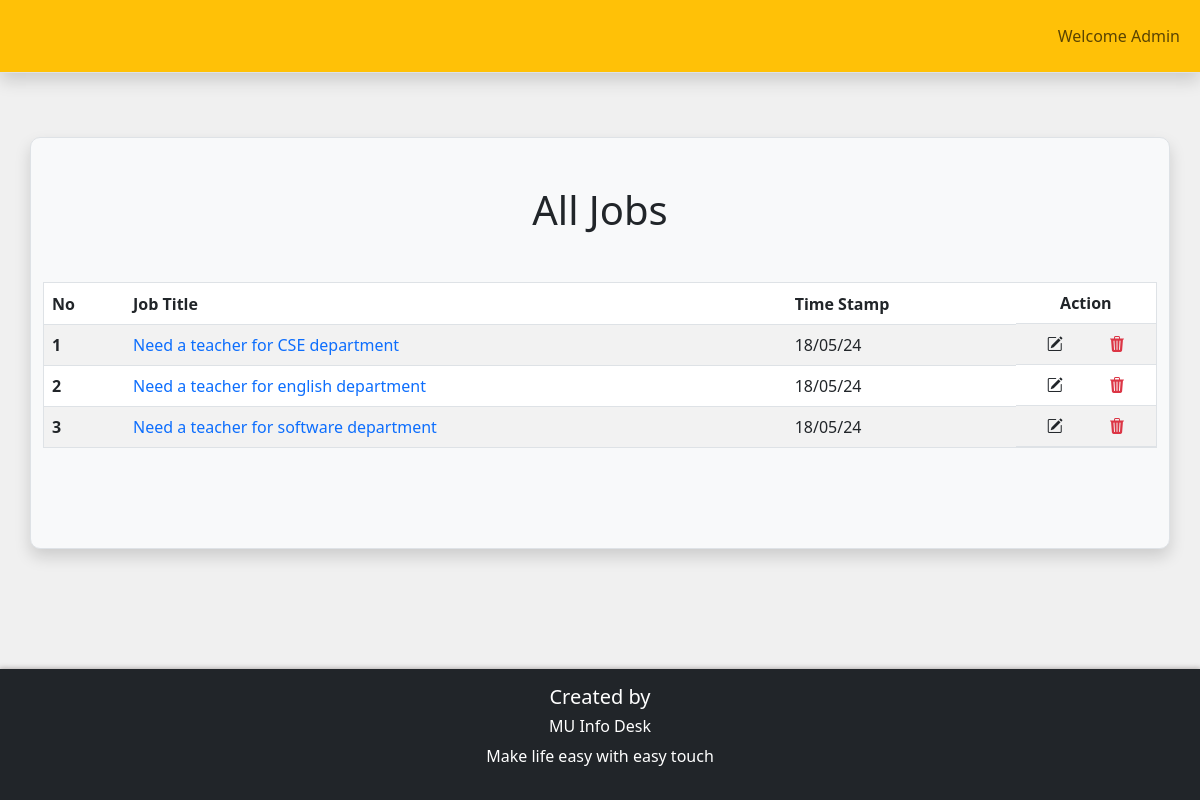
Screenshot of /admin_area/all-job.php (signed in) with the database file from the repository.
### tables this page shows
CREATE TABLE `jobs` (
  `job_id` int(11) NOT NULL,
  `jobTitle` varchar(255) NOT NULL,
  `jobDesc` text NOT NULL,
  `contactInfo` text NOT NULL,
  `timtestemp` timestamp NOT NULL DEFAULT current_timestamp() ON UPDATE current_timestamp()
);

### admin_area/all-job.php (the view, shortened to what this page needs)
<?php
require('header.php')
?>
    <div class="container mt-3 mb-5 bg-light rounded-lg border border-rounded shadow">
        <h1 class="text-center my-5">All Jobs</h1>
        <table class="table table-striped border">
  <thead>
    <tr>
      <th scope="col">No</th>
      <th scope="col">Job Title</th>
      <th scope="col">Time Stamp</th>
      <th scope="col" class='d-flex justify-content-around'>Action</th>
    </tr>
  </thead>
  <tbody>
    <?php  global $con;
    $select_query = "Select * from `jobs`";
$result_query = mysqli_query($con, $select_query);
$no = 1;
while ($row = mysqli_fetch_assoc($result_query)) {
    $jobTitle = $row['jobTitle'];
    $timtestemp = $row['timtestemp'];
    $timestamp = date("d/m/y",strtotime($timtestemp));
    ?>
    <tr class='product-<?php echo $product_id;?>'>
      <th scope="row"><?php echo $no++;?></th>
      <td><a href=""><?php echo $jobTitle;?></a></td>
      <td ><?php echo $timestamp;?></td>
      <td class='d-flex justify-content-around'><a class='text-dark' ><i  class="bi bi-pencil-square"></i></a><i class="bi bi-trash3-fill text-danger"></i></td>
    </tr>
    <?php
}?>
  </tbody>
</table>
</div>
<?php
require('footer.php')
?>

### css/style.css (style rules this page uses)
* { padding: 0; margin: 0; box-sizing: border-box; }
a { text-decoration: none !important; }

### admin_area/header.php (style rules this page uses)
table { margin-bottom: 100px !important; }
.border-rounded { border-radius: 10px; }

### rows the page displays
jobs: jobTitle "Need a teacher for CSE department", timtestemp "18/05/24"
jobs: jobTitle "Need a teacher for english department", timtestemp "18/05/24"
jobs: jobTitle "Need a teacher for software department", timtestemp "18/05/24"

### other values shown
$_SESSION['admin_name'] "Admin"
